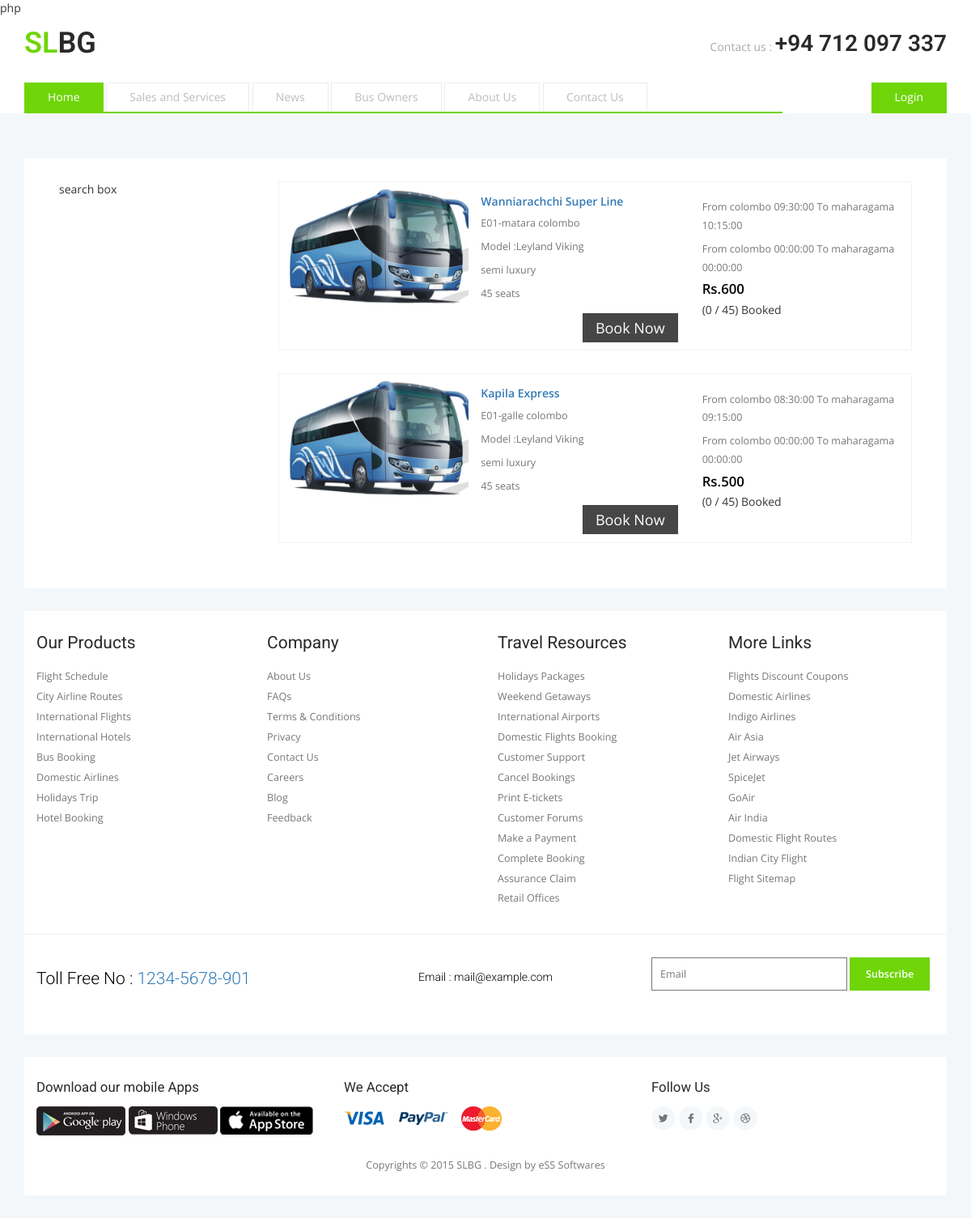
Page /schedule.php on the committed database.
### tables this page shows
CREATE TABLE IF NOT EXISTS `route_time` (
  `id` int(15) NOT NULL,
  `section_id` int(11) NOT NULL,
  `bus_id` int(11) NOT NULL,
  `time_1` time NOT NULL,
  `time_2` time NOT NULL,
  `time_3` time NOT NULL,
  `time_4` time NOT NULL,
  `time_5` time NOT NULL,
  `direction` varchar(35) NOT NULL,
  PRIMARY KEY (`id`),
  KEY `bus_id` (`bus_id`),
  KEY `section_id` (`section_id`)
);

### classes/class.passangersearch.php (called while the page is built, shortened)
<?php
class PassengerSearch{
	private $conn;
	public function __construct(){
		$database = new Database();
		$db = $database->dbConnection();
		$this->conn = $db;
    }
	public function get_booking_view($place1,$place2){
		try{
			$stmt = $this->conn->prepare("SELECT *
					FROM sections s WHERE s.section_name=:place1");
			$stmt->bindparam(":place1",$place1);
			$stmt->execute();
			$array2d=array();
			$destOfRout="";
			$i=0;
			if($stmt->rowCount() > 0){
				while($row=$stmt->FETCH(PDO::FETCH_ASSOC)){
					$availablerouts=$row['route_id'];
					$subid=$row['sub_id'];
					$resultarray1=PassengerSearch::get_route_helper($place2,$availablerouts);
					if($resultarray1!=0){
						if($resultarray1['sub_id']>$subid){
							$destOfRout=(PassengerSearch::get_dst_helper($availablerouts));
						}else{
							$destOfRout=(PassengerSearch::get_start_helper($availablerouts));
						}
						$r=PassengerSearch::get_view_data($resultarray1['route_id'],$row['sec_id'],$resultarray1['sec_id'],$destOfRout);
						if($r!=0){
							foreach($r as $singlerow){
								$array2d[$i]=$singlerow;
								$i=$i+1;
							}
						}
					}
				}
				return $array2d;
			}else{
				return 0;
			}
		}catch(PDOException $ex){
			echo $ex->getMessage();
		}
	}
	public function get_route_helper($place,$routeid){
		try{
			$stmt2 = $this->conn->prepare("
					SELECT s.sec_id,s.route_id,s.sub_id,s.section_name,r.route_num,r.start,r.destination,r.through
					FROM sections s,route r
					WHERE s.route_id=r.rou_id
					AND s.route_id = :routeid
					AND s.section_name = :place
					");
			$stmt2->bindparam(":place",$place);
			$stmt2->bindparam(":routeid",$routeid);
			$stmt2->execute();
			if($stmt2->rowCount() > 0){
				while($row2=$stmt2->FETCH(PDO::FETCH_ASSOC)){
					$innerarray=$row2;
					return $innerarray;
				}
			}else{
				return 0;
			}
		}catch(PDOException $ex){
			echo $ex->getMessage();
		}
	}
	public function get_start_helper($routeid){
		try{
			$stmt = $this->conn->prepare("SELECT s.section_name
					FROM sections s WHERE s.sub_id=1 AND s.route_id=:routeid ORDER BY sub_id");
			$stmt->bindparam(":routeid",$routeid);
			$stmt->execute();
			if($stmt->rowCount() > 0){
				while($row=$stmt->FETCH(PDO::FETCH_ASSOC)){
					return $row['section_name'];
				}
			}else{
				print("No routs");
			}
		}catch(PDOException $ex){
			echo $ex->getMessage();
		}
	}
	public function get_view_data($route_id,$start_sec_id,$dest_sec_id,$direction){
		try{
			$arrres2D=array();
			$stmt = $this->conn->prepare("
				SELECT *
				FROM route_time t, sections s,
				(SELECT b.bus_id,b.route_no,r.route_num,r.start,r.destination,r.through,b.mf_type_of_bus,b.condition,
				b.no_of_seats,b.journey_type,b.bus_name ,b.booking_price,b.likes,b.dislikes,b.image_url FROM bus_register b,route r
				WHERE r.rou_id=b.route_no AND activate_or_cancel=1 AND booking_activate=1) b
				WHERE t.section_id = s.sec_id
				AND t.bus_id = b.bus_id
				AND t.section_id=:start_sec_id
				AND b.route_no=:route_id
				AND t.direction=:direction
				ORDER BY (b.likes-b.dislikes)
				");
			$stmt->bindparam(":route_id",$route_id);
			$stmt->bindparam(":start_sec_id",$start_sec_id);
			$stmt->bindparam(":direction",$direction);
			$stmt->execute();
			if($stmt->rowCount() > 0){
				$i=0;
				while($row=$stmt->FETCH(PDO::FETCH_ASSOC)){
					$innerarray=$row;
					$innerarray['dest_time_1']="0";
					$innerarray['dest_time_2']="0";
					$innerarray['dest_time_3']="0";
					$innerarray['dest_time_4']="0";
					$innerarray['dest_time_5']="0";
					$stmt2 = $this->conn->prepare("
						SELECT *
						FROM route_time t
						WHERE t.bus_id = :bus_id
						AND t.section_id=:dest_sec_id
						AND t.direction=:direction
						");
					$stmt2->bindparam(":bus_id",$row['bus_id']);
					$stmt2->bindparam(":dest_sec_id",$dest_sec_id);
					$stmt2->bindparam(":direction",$direction);
					$stmt2->execute();
					if($stmt2->rowCount() > 0){
						while($row2=$stmt2->FETCH(PDO::FETCH_ASSOC)){
							$innerarray['dest_time_1']=$row2['time_1'];
							$innerarray['dest_time_2']=$row2['time_2'];
							$innerarray['dest_time_3']=$row2['time_3'];
							$innerarray['dest_time_4']=$row2['time_4'];
							$innerarray['dest_time_5']=$row2['time_5'];
						}
					}
					$arrres2D[$i]=$innerarray;
					$i=$i+1;
				}
				return $arrres2D;
			}else{
				return 0;
			}
		}catch(PDOException $ex){
			echo $ex->getMessage();
		}
	}
}

### classes/class.booking.php (called while the page is built, shortened)
<?php
class Booking{
	private $conn;
	public function __construct(){
		$database = new Database();
		$db = $database->dbConnection();
		$this->conn = $db;
    }
	public function count_today_reserved_seats($busid,$date){
		try{
			$stmt = $this->conn->prepare("
				SELECT SUM(seats)
				FROM booker
				WHERE book_date=:bookdate AND bus_id=:busid AND activate_or_cancel=1");
			$stmt->bindparam(":busid",$busid);
			$stmt->bindparam(":bookdate",$date);
			$stmt->execute();
			if($stmt->rowCount() > 0){
				while($row=$stmt->FETCH(PDO::FETCH_ASSOC)){
					return 0;
				}
			}else{
				return 0;
			}
			return $stmt;
		}catch(PDOException $ex){
			echo $ex->getMessage();
		}
	}
}

### schedule.php (the view, shortened to what this page needs)
php<?php
require_once 'classes/class.passangersearch.php';
$ps = new PassengerSearch();
require_once 'classes/class.booking.php';
$booking = new Booking();
$date="2016-02-10";
$place1="colombo";
$place2="maharagama";
?>
<!DOCTYPE html>
<html>
<head>
<link href="css/bootstrap.css" type="text/css" rel="stylesheet" media="all">
<link href="css/style.css" type="text/css" rel="stylesheet" media="all">
<link rel="stylesheet" href="css/flexslider.css" type="text/css" media="screen" />
<link type="text/css" rel="stylesheet" href="css/JFFormStyle-1.css" />
</head>
<body>
	<div class="header">
		<div class="container">
			<div class="header-grids">
				<div class="logo">
					<h1><a  href="index.html"><span>SL</span>BG</a></h1>
				</div>
				<div class="header-dropdown">
					<div class="emergency-grid">
						<ul>
							<li>Contact us : </li>
							<li class="call">+94 712 097 337</li>
						</ul>
					</div>
					<div class="clearfix"> </div>
				</div>
				<div class="clearfix"> </div>
			</div>
			<div class="nav-top">
				<div class="top-nav">
					<ul class="nav1">
						<li class="active"><a href="index.php">Home</a></li>
						<li><a href="products.php">Sales and Services</a></li>
						<li><a href="blog.php">News</a></li>
						<li><a href="signup.php">Bus Owners</a></li>
						<li><a href="about.php">About Us</a></li>
						<li><a href="contact.php">Contact Us</a></li>
					</ul>
				</div>
				<div class="dropdown-grids">
						<div id="loginContainer"><a href="#" id="loginButton"><span>Login</span></a>
						</div>
				</div>
				<div class="clearfix"> </div>
			</div>
		</div>
	</div>
	<div class="banner-bottom">
		<div class="container">
			<div class="faqs-top-grids">
				<div class="product-grids">
					<div class="col-md-3 product-left">
						<p>search box</p>
					</div>
					<div class="col-md-9 product-right">
						<?php
						$res=$ps->get_booking_view($place1,$place2);
						if($res!="" && $res!=0){
							foreach($res as $row){
						?>
						<div class="product-right-grids">
							<div class="product-right-top">
								<div class="p-left">
									<div class="p-right-img p-right_img3">
										<a href="singlebus.html"> </a>
									</div>
								</div>
								<div class="p-right">
									<div class="col-md-6 p-right-left">
										<a href="singlebus.html"><?php echo($row['bus_name']);?></a>
										<p><?php echo($row['route_num']."-".$row['start']." ".$row['destination']);?></p>
										<p>Model  :<?php echo($row['mf_type_of_bus']);?></p>
										<p><?php echo($row['condition']); ?></p>
										<p><?php echo($row['no_of_seats']);?>  seats</p>
									</div>
									<div class="col-md-6 p-right-left">
										<p><?php echo("From {$place1} ".$row['time_1']." To {$place2} ".$row['dest_time_1']);?></p>
										<p><?php if($row['time_2']!=0){echo("From {$place1} ".$row['time_2']." To {$place2} ".$row['dest_time_2']);}?></p>
										<p class="p-call">Rs.<?php echo($row['booking_price']);?></p>
									</div>
									<div class="col-md-6 p-left-left">
										<p>(<?php echo($booking->count_today_reserved_seats($row['bus_id'],$date));?> / <?php echo($row['no_of_seats']);?>) Booked</p>
									</div>
									<div class="col-md-6 p-right-right">
										<a class="best-btn" href="#popup.php">Book Now</a>
									</div>
									<div class="clearfix"></div>
								</div>
								<div class="clearfix"> </div>
							</div>
						</div>
						<?php
							}
						}
						?>
					</div>
					<div class="clearfix"> </div>
				</div>
			</div>
		</div>
	</div>
	<div class="footer">
		<div class="container">
			<div class="footer-top-grids">
				<div class="footer-grids">
					<div class="col-md-3 footer-grid">
						<h4>Our Products</h4>
						<ul>
							<li><a href="index.html">Flight Schedule</a></li>
							<li><a href="flights-hotels.html">City Airline Routes</a></li>
							<li><a href="index.html">International Flights</a></li>
							<li><a href="hotels.html">International Hotels</a></li>
							<li><a href="bus.html">Bus Booking</a></li>
							<li><a href="index.html">Domestic Airlines</a></li>
							<li><a href="holidays.html">Holidays Trip</a></li>
							<li><a href="hotels.html">Hotel Booking</a></li>
						</ul>
					</div>
					<div class="col-md-3 footer-grid">
						<h4>Company</h4>
						<ul>
							<li><a href="about.html">About Us</a></li>
							<li><a href="faqs.html">FAQs</a></li>
							<li><a href="terms.html">Terms &amp; Conditions</a></li>
							<li><a href="privacy.html">Privacy </a></li>
							<li><a href="contact.html">Contact Us</a></li>
							<li><a href="#">Careers</a></li>
							<li><a href="blog.html">Blog</a></li>
							<li><a href="booking.html">Feedback</a></li>
						</ul>
					</div>
					<div class="col-md-3 footer-grid">
						<h4>Travel Resources</h4>
						<ul>
							<li><a href="holidays.html">Holidays Packages</a></li>
							<li><a href="weekend.html">Weekend Getaways</a></li>
							<li><a href="index.html">International Airports</a></li>
							<li><a href="index.html">Domestic Flights Booking</a></li>
							<li><a href="booking.html">Customer Support</a></li>
							<li><a href="booking.html">Cancel Bookings</a></li>
							<li><a href="booking.html">Print E-tickets</a></li>
							<li><a href="booking.html">Customer Forums</a></li>
							<li><a href="booking.html">Make a Payment</a></li>
							<li><a href="booking.html">Complete Booking</a></li>
							<li><a href="booking.html">Assurance Claim</a></li>
							<li><a href="booking.html">Retail Offices</a></li>
						</ul>
					</div>
					<div class="col-md-3 footer-grid">
						<h4>More Links</h4>
						<ul class="chf_footer_list">
							<li><a href="#">Flights Discount Coupons</a></li>
							<li><a href="#">Domestic Airlines</a></li>
							<li><a href="#">Indigo Airlines</a></li>
							<li><a href="#">Air Asia</a></li>
							<li><a href="#">Jet Airways</a></li>
							<li><a href="#">SpiceJet</a></li>
							<li><a href="#">GoAir</a></li>
							<li><a href="#">Air India</a></li>
							<li><a href="#">Domestic Flight Routes</a></li>
							<li><a href="#">Indian City Flight</a></li>
							<li><a href="#">Flight Sitemap</a></li>
						</ul>
					</div>
					<div class="clearfix"> </div>
				</div>
				<div class="news-letter">
					<div class="news-letter-grids">
						<div class="col-md-4 news-letter-grid">
							<p>Toll Free No : <span>1234-5678-901</span></p>
						</div>
						<div class="col-md-4 news-letter-grid">
							<p class="mail">Email : <a href="mailto:info@example.com">mail@example.com</a></p>
						</div>
						<div class="col-md-4 news-letter-grid">
							<form>
								<input type="text" value="Email" onfocus="this.value = '';" onblur="if (this.value == '') {this.value = 'Email';}" required="">
								<input type="submit" value="Subscribe">
							</form>
						</div>
						<div class="clearfix"> </div>
					</div>
				</div>
			</div>
		</div>
	</div>
	<div class="footer-bottom-grids">
		<div class="container">
				<div class="footer-bottom-top-grids">
					<div class="col-md-4 footer-bottom-left">
						<h4>Download our mobile Apps</h4>
						<div class="d-apps">
							<ul>
								<li><a href="#"><img src="images/app1.png" alt="" /></a></li>
								<li><a href="#"><img src="images/app2.png" alt="" /></a></a></li>
								<li><a href="#"><img src="images/app3.png" alt="" /></a></a></li>
							</ul>
						</div>
					</div>
					<div class="col-md-4 footer-bottom-left">
						<h4>We Accept</h4>
						<div class="a-cards">
							<ul>
								<li><a href="#"><img src="images/c1.png" alt="" /></a></li>
								<li><a href="#"><img src="images/c2.png" alt="" /></a></a></li>
								<li><a href="#"><img src="images/c3.png" alt="" /></a></a></li>
							</ul>
						</div>
					</div>
					<div class="col-md-4 footer-bottom-left">
						<h4>Follow Us</h4>
						<div class="social">
							<ul>
								<li><a href="#" class="facebook"> </a></li>
								<li><a href="#" class="facebook twitter"> </a></li>
								<li><a href="#" class="facebook chrome"> </a></li>
								<li><a href="#" class="facebook dribbble"> </a></li>
							</ul>
						</div>
					</div>
					<div class="copyright">
						<p>Copyrights © 2015 SLBG . Design by eSS Softwares</a></p>
					</div>
				</div>
		</div>
	</div>
</body>
</html>

### rows in the picture
route_time: bus_name "Wanniarachchi Super Line", route_num "E01", start "matara", destination "colombo", mf_type_of_bus "Leyland Viking", condition "semi luxury", no_of_seats "45", time_1 "09:30:00", dest_time_1 "10:15:00", time_2 "00:00:00", dest_time_2 "00:00:00", booking_price "600", count_today_reserved_seats "0"
route_time: bus_name "Kapila Express", route_num "E01", start "galle", destination "colombo", mf_type_of_bus "Leyland Viking", condition "semi luxury", no_of_seats "45", time_1 "08:30:00", dest_time_1 "09:15:00", time_2 "00:00:00", dest_time_2 "00:00:00", booking_price "500", count_today_reserved_seats "0"
